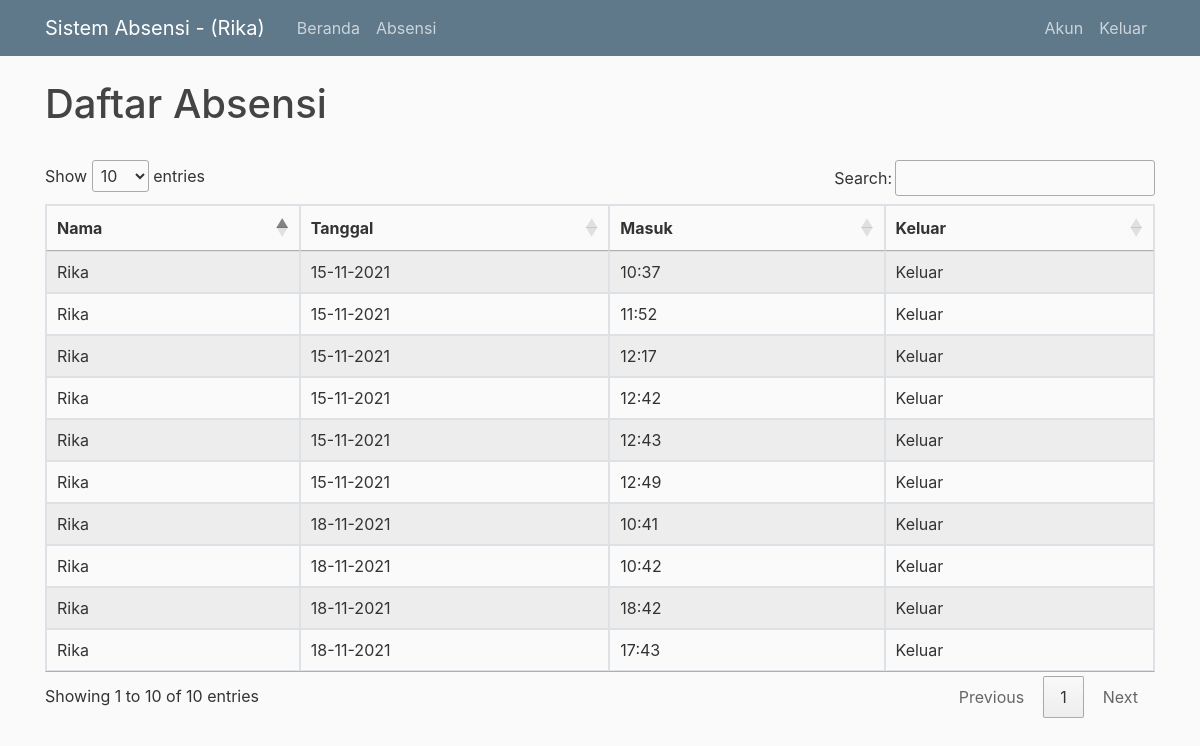
The app's page /home (signed in) with its own data.
### flaskblog/models.py (models this page shows, shortened)
class User(db.Model, UserMixin):
  id = db.Column(db.Integer, primary_key=True)
  username = db.Column(db.String(20), unique=True, nullable=False)
  email = db.Column(db.String(120), unique=True, nullable=False)
  image_file = db.Column(db.String(20), nullable=False)
  password = db.Column(db.String(60), nullable=False)
  posts = db.relationship('Post', backref='author', lazy=True)
  face = db.relationship('Photo', backref='facePhotos', lazy=True)
  presence = db.relationship('Presence', backref="presencing", lazy=True)

class Presence(db.Model):
  id = db.Column(db.Integer, primary_key=True)
  user_id = db.Column(db.Integer, db.ForeignKey('user.id'), nullable=False)
  date = db.Column(db.DateTime, nullable=False, default=now_kl)

### flaskblog/routes.py (the view)
@app.route("/")
@app.route("/home")
def home():
    recog_Camera.stop()
    camera.stop()
    presences = []
    try:
        if current_user.username == "admin":
            presences = Presence.query.all()
        else:
            presences = current_user.presence
    except:
        pass
    return render_template('home.html', presences=presences)

### flaskblog/camera.py (called while the page is built)
    def stop(self):
        logger.debug("Stopping thread")
        self.isrunning = False

### flaskblog/models.py (called while the page is built)
@login_manager.user_loader
def load_user(user_id):
  return User.query.get(int(user_id))

### flaskblog/recogCamera.py (called while the page is built)
    def stop(self):
        logger.debug("Stopping thread")
        self.isrunning = False

### flaskblog/templates/home.html (shortened to what this page needs)
{% extends "layout.html" %}
{% block content %}
  <style>
    table.dataTable thead .sorting:after,
    table.dataTable thead .sorting:before,
    table.dataTable thead .sorting_asc:after,
    table.dataTable thead .sorting_asc:before,
    table.dataTable thead .sorting_asc_disabled:after,
    table.dataTable thead .sorting_asc_disabled:before,
    table.dataTable thead .sorting_desc:after,
    table.dataTable thead .sorting_desc:before,
    table.dataTable thead .sorting_desc_disabled:after,
    table.dataTable thead .sorting_desc_disabled:before {
      bottom: .5em;
      }
  </style>
  <h1>Daftar Absensi</h1>
  <br>
  {% if presences %}
    <table id="dtBasicExample" class="table table-striped table-bordered table-sm" cellspacing="0" width="100%">
      <thead>
        <tr>
          <th scope="col">Nama</th>
          <th scope="col">Tanggal</th>
          <th scope="col">Masuk</th>
          <th scope="col">Keluar</th>
        </tr>
      </thead>
      <tbody>
        {% for presence in presences %}
          <tr>
            <td>{{ presence.presencing.username }}</td>
            <td>{{ presence.date.strftime("%d-%m-%Y") }}</td>
            <td>{{ presence.date.strftime("%H:%M") }}</td>
            <td>Keluar</td>
          </tr>
        {% endfor %}
      </tbody>
    </table>
  {% else %}
    <div>Silahkan Login untuk melihat daftar absensi.</div>
  {% endif %}
{% endblock content %}

### flaskblog/templates/layout.html (shortened to what this page needs)
<!DOCTYPE html>
<html>
<head>
    <link rel="stylesheet" href="https://maxcdn.bootstrapcdn.com/bootstrap/4.0.0/css/bootstrap.min.css">
    <link href="https://cdn.datatables.net/1.11.3/css/jquery.dataTables.min.css" rel="stylesheet">
    <link rel="stylesheet" type="text/css" href="{{ url_for('static', filename='main.css') }}">
</head>
<body>
    <header class="site-header">
      <nav class="navbar navbar-expand-md navbar-dark bg-steel fixed-top">
        <div class="container">
          {% if current_user.is_authenticated %}
            <a class="navbar-brand mr-4" href="/">Sistem Absensi - ({{ current_user.username }})</a>
          {% else %}
            <a class="navbar-brand mr-4" href="/">Sistem Absensi</a>
          {% endif %}
          <div class="collapse navbar-collapse" id="navbarToggle">
            <div class="navbar-nav mr-auto">
              <a class="nav-item nav-link" href="{{ url_for('home') }}">Beranda</a>
              {% if current_user.is_authenticated %}
                <a class="nav-item nav-link" href="{{ url_for('recognition') }}">Absensi</a>
              {% endif %}
            </div>
            <div class="navbar-nav">
              {% if current_user.is_authenticated %}
                <a class="nav-item nav-link" href="{{ url_for('settings') }}">Akun</a>
                <a class="nav-item nav-link" href="{{ url_for('logout') }}">Keluar</a>
              {% else %}
                <a class="nav-item nav-link" href="{{ url_for('login') }}">Masuk</a>
              {% endif %}
            </div>
          </div>
        </div>
      </nav>
    </header>
    <main role="main" class="container">
      <div class="row">
        <div class="col-md-12">
          {% block content %}{% endblock %}
        </div>
      </div>
    </main>
   </body>
</html>

### flaskblog/static/main.css (style rules this page uses)
body { background: #fafafa; color: #333333; margin-top: 5rem; }
h1, h2, h3, h4, h5, h6 { color: #444444; }
.bg-steel { background-color: #5f788a; }
.site-header .navbar-nav .nav-link { color: #cbd5db; }

### flaskblog/templates/home.html (style rules this page uses)
table.dataTable thead .sorting:after, table.dataTable thead .sorting:before, table.dataTable thead .sorting_asc:after, table.dataTable thead .sorting_asc:before, table.dataTable thead .sorting_asc_disabled:after, table.dataTable thead .sorting_asc_disabled:before, table.dataTable thead .sorting_desc:after, table.dataTable thead .sorting_desc:before, table.dataTable thead .sorting_desc_disabled:after, table.dataTable thead .sorting_desc_disabled:before { bottom: .5em; }

### records on screen
User: username "Rika"
Presence: presencing.username "Rika", date "15-11-2021", date "10:37"
Presence: presencing.username "Rika", date "15-11-2021", date "11:52"
Presence: presencing.username "Rika", date "15-11-2021", date "12:17"
Presence: presencing.username "Rika", date "15-11-2021", date "12:42"
Presence: presencing.username "Rika", date "15-11-2021", date "12:43"
Presence: presencing.username "Rika", date "15-11-2021", date "12:49"
Presence: presencing.username "Rika", date "18-11-2021", date "10:41"
Presence: presencing.username "Rika", date "18-11-2021", date "10:42"
Presence: presencing.username "Rika", date "18-11-2021", date "18:42"
Presence: presencing.username "Rika", date "18-11-2021", date "17:43"
